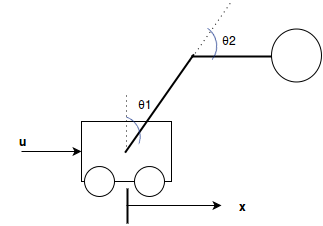
#> input picture presentation1/pendulum.png, 323 x 226 px, given in place of the camera
$ python hsv.py
#> lines starting #> are read from the running program, lines starting #| are printed output that depends on the picture; after the words box and inside, x2 and y2 are one past the last pixel; in counts of white or black regions, pixels touching at a corner belong together
import numpy as np
import cv2

cap = cv2.VideoCapture(0)

while(True):
    # Capture frame-by-frame
    ret, frame = cap.read()
#> frame is the input picture: shape (226, 323, 3); mean B, G, R 250, 250, 249.9

    # Our operations on the frame come here
    # gray = cv2.cvtColor(frame, cv2.COLOR_BGR2GRAY)
    hsv = cv2.cvtColor(frame, cv2.COLOR_BGR2HSV)
#> hsv: shape (226, 323, 3); mean H, S, V 0.5, 0.6, 250.1

    # [13 lines of commented-out code are left out]
    color_min = np.array([150, 100, 150])
    color_max = np.array([250, 255, 255])

    # [36 lines of commented-out code are left out]

    frame_threshed = cv2.inRange(hsv, color_min, color_max)
#> frame_threshed: shape (226, 323); every value is 0

    M = cv2.moments(frame_threshed)
#> M = moments, m00 0
    centroid_x = int(M['m10']/(M['m00']+1))
#> centroid_x = 0
    centroid_y = int(M['m01']/(M['m00']+1))
#> centroid_y = 0
    cv2.circle(frame_threshed, (centroid_x, centroid_y), 3, 60, 1)
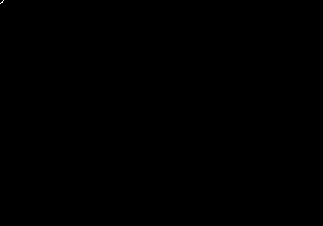
#> frame_threshed: shape (226, 323); values 0 (black) and 60 (white), 0.01% white in thin lines or dots, all inside (x1, y1, x2, y2) = (0, 0, 4, 4)

    cv2.line(frame,(1,240),(640,240),(255,0,0),1)
    cv2.line(frame,(320,1),(320,480),(255,0,0),1)
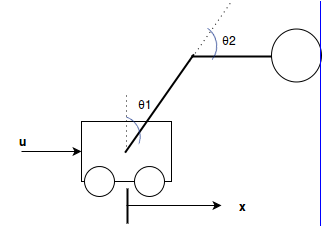
#> frame: shape (226, 323, 3); 0.31% of pixels changed, all inside (x1, y1, x2, y2) = (320, 1, 321, 226)

    # Display the resulting frame
    #cv2.imshow('frame',hsv)
    cv2.imshow('fram',frame)
    cv2.imshow('HSV thresholded frame',frame_threshed)
    if cv2.waitKey(1) & 0xFF == ord('q'):
#> (key q is pressed here)
        break

# When everything done, release the capture
cap.release()
cv2.destroyAllWindows()


#finding colors
#green = np.uint8([[[0,255,0 ]]])
#hsv_green = cv2.cvtColor(green,cv2.COLOR_BGR2HSV)

$ run again, on presentation1/stability.png
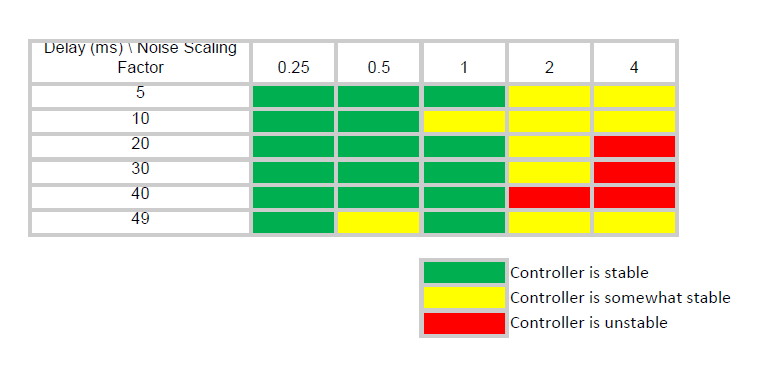
#> input picture presentation1/stability.png, 784 x 374 px, given in place of the camera
#> frame is the input picture: shape (374, 784, 3); mean B, G, R 207.1, 232.8, 222.8
#> hsv: shape (374, 784, 3); mean H, S, V 10.6, 51.3, 241
#> M = moments, m00 510, centre m10/m00, m01/m00 = (390, 173)
#> centroid_x = 389
#> centroid_y = 172
#> `cv2.line(frame,(320,1),(320,480),(255,0,0),1)`:
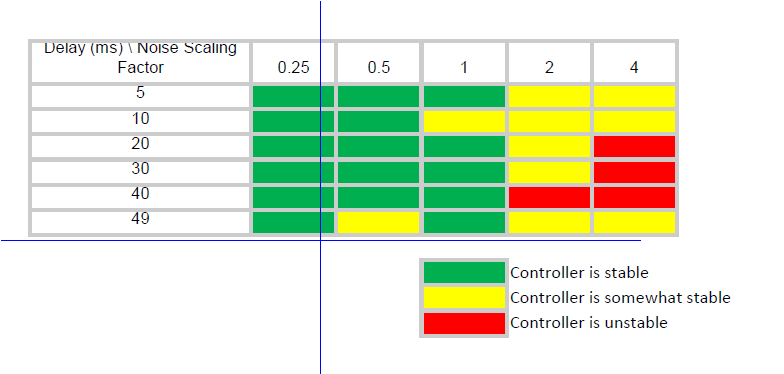
#> frame: shape (374, 784, 3); mean B, G, R 207.2, 231.9, 222
